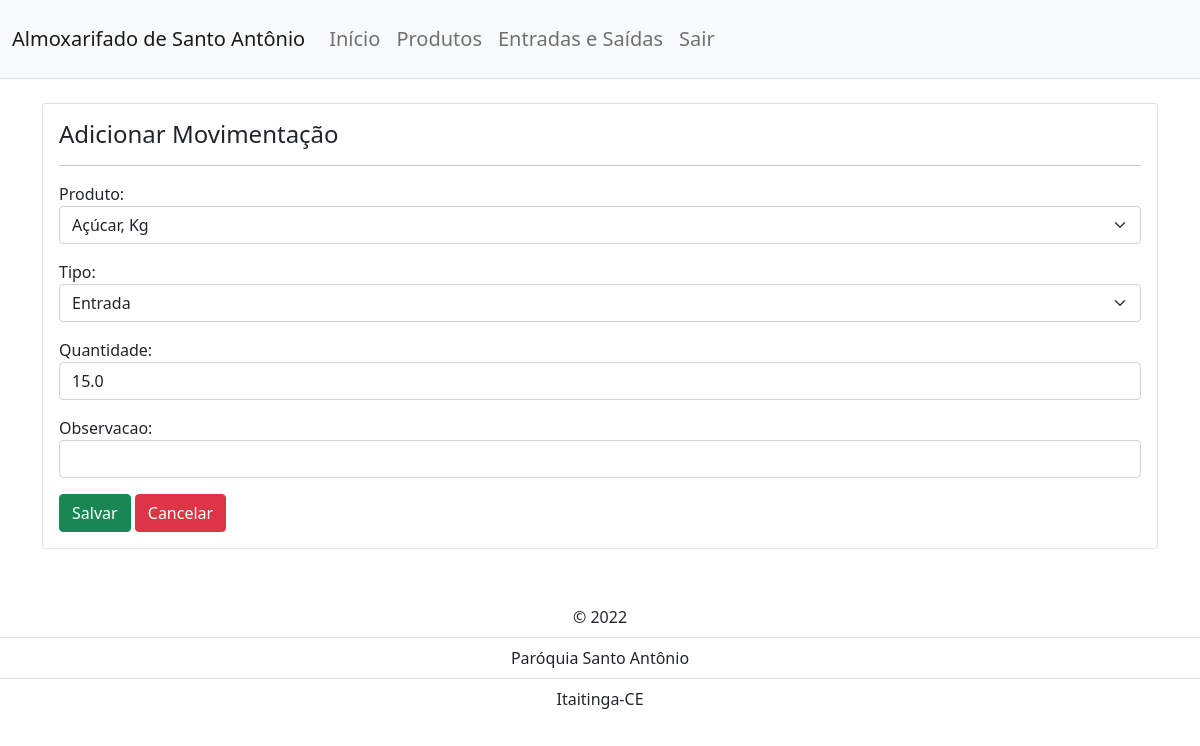
Page /movimentacao_lista/movimentacao/24/ (signed in) on the committed database.
### movimentacoes/models.py (models this page shows, shortened)
class Movimentacao(models.Model):
    produto = models.ForeignKey(Produto, on_delete=models.PROTECT)
    tipo = models.CharField(max_length=50, choices=LISTA_TIPO_MOVIMENTACAO)
    quantidade = models.DecimalField(max_digits=10, decimal_places=1)
    observacao = models.CharField(max_length=255, blank=True)
    created = models.DateTimeField(editable=False)
    modified = models.DateTimeField(editable=False)

### movimentacoes/views.py (the view, shortened to what this page needs)
# urls.py: path('movimentacao_lista/movimentacao/<int:pk>/', views.movimentacao_submit, name='movimentacao_submit'),
@login_required
def movimentacao_submit(request, pk): # edição
    movimentacao = Movimentacao.objects.get(id=pk)
    tipo_anterior = movimentacao.tipo
    qtd_anterior = movimentacao.quantidade
    produto = Produto.objects.get(id=movimentacao.produto.id)
    form = MovimentacaoForm(instance=movimentacao)
    context = {
        'form': form,
    }
    return render(request, 'movimentacoes/movimentacao.html', context)

### movimentacoes/forms.py
class MovimentacaoForm(forms.ModelForm):
    class Meta:
        model = Movimentacao
        exclude = ('created', 'modifield')
        widgets = {
            'produto': forms.Select(attrs={'class': 'form-select', 'aria-label': 'Defaultselect example'}),
            'tipo': forms.Select(attrs={'class': 'form-select', 'aria-label': 'Defaultselect example'}),
            'quantidade': forms.NumberInput(attrs={'class': 'form-control'}),
            'observacao': forms.TextInput(attrs={'class': 'form-control', 'type': 'text'}),
        }

### movimentacoes/models.py (called while the page is built)
    def __str__(self):
        return self.descricao + ", " + self.und_medida

### templates/movimentacoes/movimentacao.html (shortened to what this page needs)
{% extends 'base.html' %}
{% load static %}
{% block content %}
    <div class="container">
        <div class="card">
            <div class="card-body">
                <h4>Adicionar Movimentação</h4>
                <hr>
                <form action="" method="post">
                    {{ form.as_p }}
                    <button class="btn btn-success" type="submit">Salvar</button>
                    <a class="btn btn-danger" href="{% url 'movimentacoes:movimentacao_lista' %}">Cancelar</a>
                </form>
            </div>
        </div>
    </div>
{% endblock %}

### static/css/style.css (style rules this page uses)
body { overflow-y: overlay !important; overflow-x: hidden; overflow-wrap: break-word; }

### rows in the picture
Movimentacao: produto "Açúcar, Kg", tipo "Entrada", quantidade "15.0"
